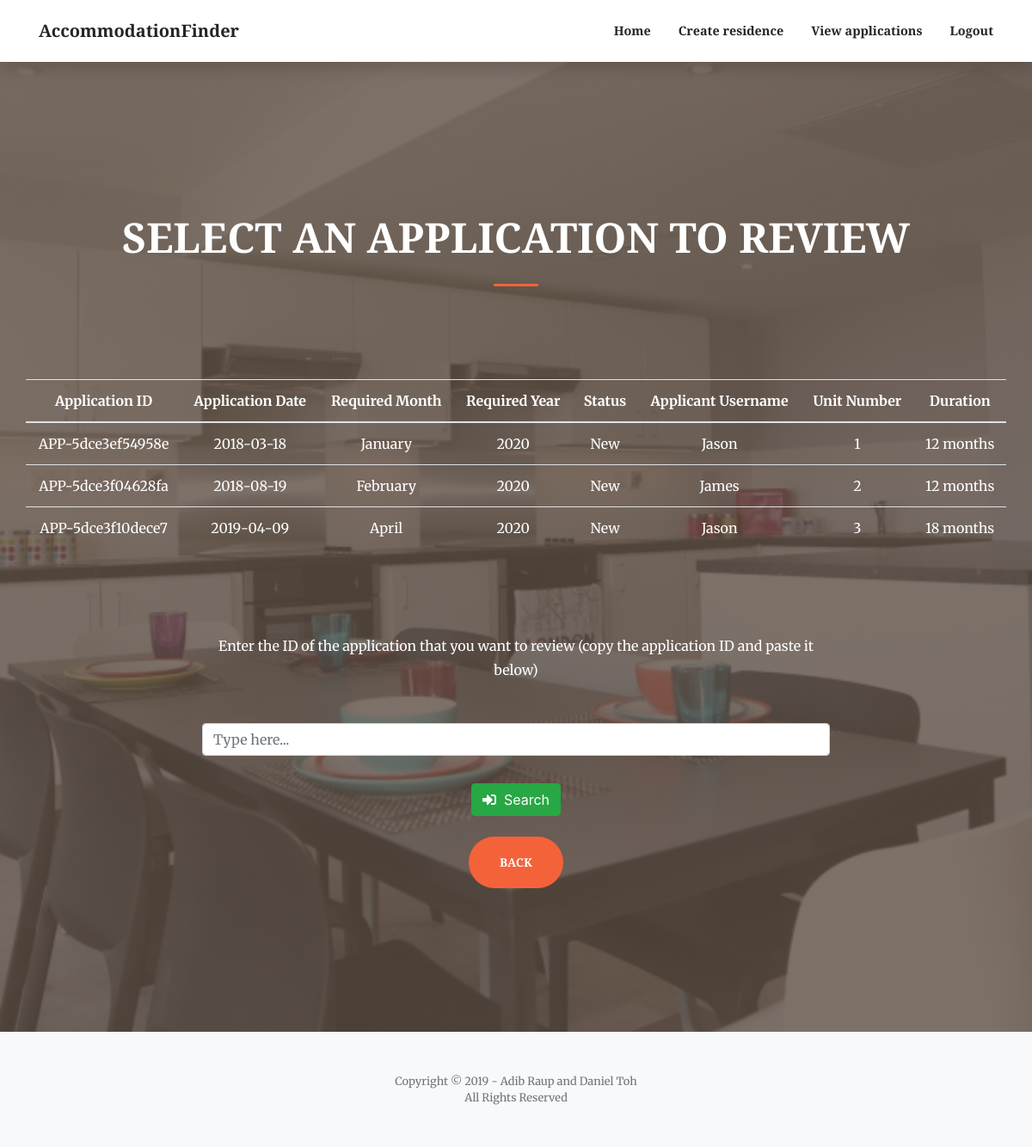
Before: /listOfApplications.php with the older database file.
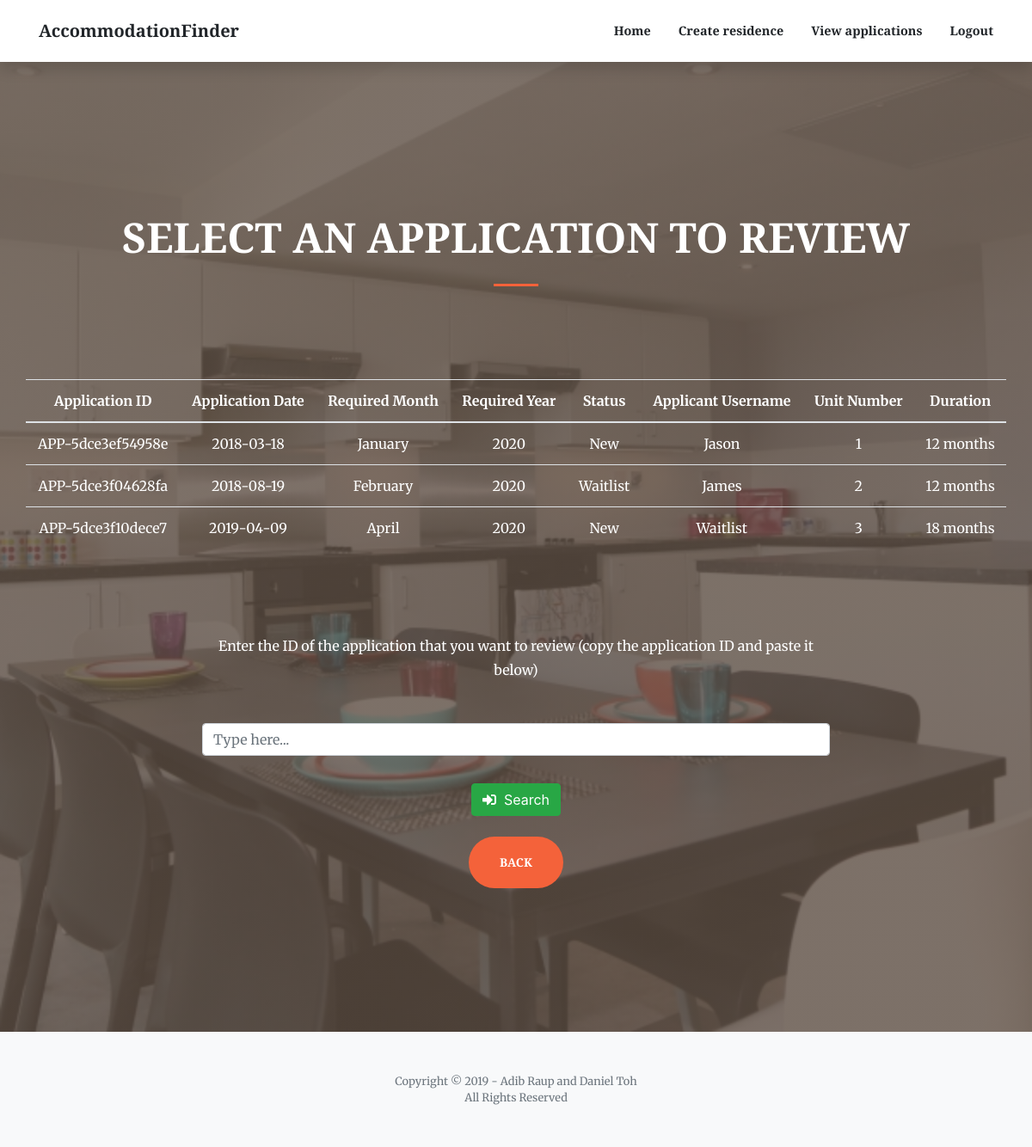
After: the same page with the newer database file.
### tables this page shows
CREATE TABLE `application` (
  `applyID` varchar(20) NOT NULL,
  `applyDate` date NOT NULL,
  `reqMonth` char(10) NOT NULL,
  `reqYear` int(4) NOT NULL,
  `status` char(10) NOT NULL,
  `applyUName` varchar(30) NOT NULL,
  `resID` varchar(20) NOT NULL,
  `unitNo` int(10) NOT NULL,
  `duration` varchar(10) NOT NULL,
  PRIMARY KEY (`applyID`),
  FOREIGN KEY (`applyUName`) REFERENCES users(`username`),
  FOREIGN KEY (`resID`) REFERENCES residence(`resID`)
);

### listOfApplications.php (the view, shortened to what this page needs)
<!DOCTYPE html>
<html lang="en">
<head>
  <link href="vendor/fontawesome-free/css/all.min.css" rel="stylesheet" type="text/css">
  <link href="vendor/magnific-popup/magnific-popup.css" rel="stylesheet">
  <link href="css/creative4.5.min.css" rel="stylesheet">
</head>
<body id="page-top">
  <form action="retrieveApplicationAction.php" method="post">
  <nav class="navbar navbar-expand-lg navbar-light fixed-top py-3" id="mainNav">
    <div class="container">
      <a class="navbar-brand js-scroll-trigger" href="index.html">AccommodationFinder</a>
      <div class="collapse navbar-collapse" id="navbarResponsive">
        <ul class="navbar-nav ml-auto my-2 my-lg-0">
          <li class="nav-item">
            <a class="nav-link js-scroll-trigger" href="landlordHome.php">Home</a>
          </li>
          <li class="nav-item">
            <a class="nav-link js-scroll-trigger" href="createAccommodation.html">Create residence</a>
          </li>
          <li class="nav-item">
            <a class="nav-link js-scroll-trigger" href="landlordViewApplications.php">View applications</a>
          </li>
          <li class="nav-item">
            <a class="nav-link js-scroll-trigger" href="index.html">Logout</a>
          </li>
        </ul>
      </div>
    </div>
  </nav>
  <header class="masthead">
    <div class="container h-100">
      <div class="row h-100 align-items-center justify-content-center text-center">
        <div class="col-lg-10 align-self-end">
          <h1 class="text-uppercase text-white font-weight-bold"><font size="7">Select an application to review</font></h1>
          <hr class="divider my-4">
        </div>
          <table class="table table-hover">
            <thead>
              <tr>
                <th><font color="white">Application ID</font></th>
                <th><font color="white">Application Date</font></th>
                <th><font color="white">Required Month</font></th>
                <th><font color="white">Required Year</font></th>
                <th><font color="white">Status</font></th>
                <th><font color="white">Applicant Username</font></th>
                <th><font color="white">Unit Number</font></th>
                <th><font color="white">Duration</font></th>
              </tr>
            </thead>
            <tbody>
              <?php
                $servername = "localhost";
                $username = "root";
                $password = "";
                $conn = new mysqli($servername, $username, $password);
                $conn->select_db("accommodationfinder");
                $searchKeyword = "%".$_SESSION["resID"]."%";
                $lq = "SELECT * FROM application WHERE resID LIKE '$searchKeyword'";
                $res = $conn->query($lq);
                foreach($res as $opt){
              ?>
                <tr>
                  <td scope="row" class="applyID"><font color="white"><?php echo $opt['applyID']?></font></td>
                  <td class="applyDate"><font color="white"><?php echo $opt['applyDate']?></font></td>
                  <td class="reqMonth"><font color="white"><?php echo $opt['reqMonth']?></font></td>
                  <td class="reqYear"><font color="white"><?php echo $opt['reqYear']?></font></td>
                  <td class="status"><font color="white"><?php echo $opt['status']?></font></td>
                  <td class="uName"><font color="white"><?php echo $opt['applyUName']?></font></td>
                  <td class="unitNo"><font color="white"><?php echo $opt['unitNo']?></font></td>
                  <td class="duration"><font color="white"><?php echo $opt['duration']?></font></td>
                </tr>
              <?php }?>
            </tbody>
          </table>
          <div class="col-lg-8 align-self-baseline">
            <p class="text-white-75 font-weight-light mb-5"><font size="3" color="white"><b>Enter the ID of the
              application that you want to review (copy the application ID and paste it below)</b></font></p>
            <div class="form-group has-danger">
                <div class="input-group mb-2 mr-sm-2 mb-sm-0">
                    <input type="search" name="apply" class="form-control" id="apply"
                    placeholder="Type here..." required autofocus ></input>
                </div>
            </div>
            <div class="row" style="padding-top: 1rem">
                <div class="col-md-3"></div>
                <div class="col-md-6">
                    <button type="submit" class="btn btn-success"><i class="fas fa-sign-in-alt"></i>&nbsp  Search</button>
                </div>
            </div><br>
            <a class="btn btn-primary btn-xl js-scroll-trigger" href="landlordViewApplications.php">Back</a>
          </div>
      </div>
    </div>
  </header>
</form>
  <footer class="bg-light py-5">
    <div class="container">
      <div class="small text-center text-muted">Copyright &copy; 2019 - Adib Raup and Daniel Toh</div>
      <div class="small text-center text-muted">All Rights Reserved</div>
    </div>
  </footer>
</body>
</html>

Changed rows visible on the page:
changed application "APP-5dce3f04628fa": status "New" → "Waitlist"
changed application "APP-5dce3f10dece7": applyUName "Jason" → "Waitlist"
